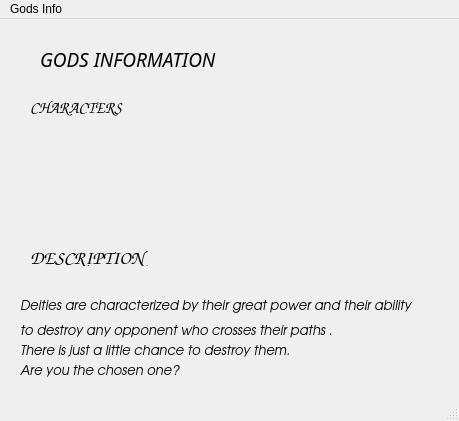
<?xml version="1.0" encoding="UTF-8"?>
<ui version="4.0">
 <class>godsInformation</class>
 <widget class="QMainWindow" name="godsInformation">
  <property name="geometry">
   <rect>
    <x>0</x>
    <y>0</y>
    <width>459</width>
    <height>421</height>
   </rect>
  </property>
  <property name="windowTitle">
   <string>MainWindow</string>
  </property>
  <widget class="QWidget" name="centralwidget">
   <widget class="QLabel" name="label">
    <property name="geometry">
     <rect>
      <x>40</x>
      <y>20</y>
      <width>221</width>
      <height>41</height>
     </rect>
    </property>
    <property name="font">
     <font>
      <family>Purisa</family>
      <pointsize>14</pointsize>
      <italic>true</italic>
     </font>
    </property>
    <property name="text">
     <string>GODS INFORMATION</string>
    </property>
   </widget>
   <widget class="QLabel" name="label_2">
    <property name="geometry">
     <rect>
      <x>40</x>
      <y>110</y>
      <width>81</width>
      <height>81</height>
     </rect>
    </property>
    <property name="text">
     <string/>
    </property>
    <property name="pixmap">
     <pixmap>imagenes GUI/imagen52.png</pixmap>
    </property>
   </widget>
   <widget class="QLabel" name="label_3">
    <property name="geometry">
     <rect>
      <x>140</x>
      <y>110</y>
      <width>81</width>
      <height>81</height>
     </rect>
    </property>
    <property name="text">
     <string/>
    </property>
    <property name="pixmap">
     <pixmap>imagenes GUI/imagen53.png</pixmap>
    </property>
   </widget>
   <widget class="QLabel" name="label_4">
    <property name="geometry">
     <rect>
      <x>250</x>
      <y>110</y>
      <width>71</width>
      <height>81</height>
     </rect>
    </property>
    <property name="text">
     <string/>
    </property>
    <property name="pixmap">
     <pixmap>imagenes GUI/imagen54.png</pixmap>
    </property>
   </widget>
   <widget class="QLabel" name="label_5">
    <property name="geometry">
     <rect>
      <x>360</x>
      <y>100</y>
      <width>71</width>
      <height>91</height>
     </rect>
    </property>
    <property name="text">
     <string/>
    </property>
    <property name="pixmap">
     <pixmap>imagenes GUI/imagen55.png</pixmap>
    </property>
   </widget>
   <widget class="QLabel" name="label_6">
    <property name="geometry">
     <rect>
      <x>20</x>
      <y>260</y>
      <width>421</width>
      <height>51</height>
     </rect>
    </property>
    <property name="font">
     <font>
      <family>URW Gothic L</family>
      <pointsize>10</pointsize>
      <italic>true</italic>
     </font>
    </property>
    <property name="text">
     <string>Deities are characterized by their great power and their ability </string>
    </property>
   </widget>
   <widget class="QLabel" name="label_7">
    <property name="geometry">
     <rect>
      <x>30</x>
      <y>80</y>
      <width>111</width>
      <height>17</height>
     </rect>
    </property>
    <property name="font">
     <font>
      <family>URW Chancery L</family>
      <pointsize>12</pointsize>
      <weight>75</weight>
      <italic>true</italic>
      <bold>true</bold>
     </font>
    </property>
    <property name="text">
     <string>CHARACTERS</string>
    </property>
   </widget>
   <widget class="QLabel" name="label_8">
    <property name="geometry">
     <rect>
      <x>30</x>
      <y>230</y>
      <width>131</width>
      <height>17</height>
     </rect>
    </property>
    <property name="font">
     <font>
      <family>URW Chancery L</family>
      <pointsize>14</pointsize>
      <weight>75</weight>
      <italic>true</italic>
      <bold>true</bold>
     </font>
    </property>
    <property name="text">
     <string>DESCRIPTION</string>
    </property>
   </widget>
   <widget class="QLabel" name="label_9">
    <property name="geometry">
     <rect>
      <x>20</x>
      <y>300</y>
      <width>421</width>
      <height>21</height>
     </rect>
    </property>
    <property name="font">
     <font>
      <family>URW Gothic L</family>
      <pointsize>10</pointsize>
      <italic>true</italic>
     </font>
    </property>
    <property name="text">
     <string>to destroy any opponent who crosses their paths . </string>
    </property>
   </widget>
   <widget class="QLabel" name="label_10">
    <property name="geometry">
     <rect>
      <x>20</x>
      <y>320</y>
      <width>361</width>
      <height>21</height>
     </rect>
    </property>
    <property name="font">
     <font>
      <family>URW Gothic L</family>
      <pointsize>10</pointsize>
      <italic>true</italic>
     </font>
    </property>
    <property name="text">
     <string>There is just a little chance to destroy them.</string>
    </property>
   </widget>
   <widget class="QLabel" name="label_11">
    <property name="geometry">
     <rect>
      <x>20</x>
      <y>340</y>
      <width>281</width>
      <height>21</height>
     </rect>
    </property>
    <property name="font">
     <font>
      <family>URW Gothic L</family>
      <pointsize>10</pointsize>
      <italic>true</italic>
     </font>
    </property>
    <property name="text">
     <string>Are you the chosen one?</string>
    </property>
   </widget>
  </widget>
  <widget class="QMenuBar" name="menubar">
   <property name="geometry">
    <rect>
     <x>0</x>
     <y>0</y>
     <width>459</width>
     <height>25</height>
    </rect>
   </property>
   <widget class="QMenu" name="menuGods_Info">
    <property name="title">
     <string>Gods Info</string>
    </property>
   </widget>
   <addaction name="menuGods_Info"/>
  </widget>
  <widget class="QStatusBar" name="statusbar"/>
 </widget>
 <resources/>
 <connections/>
</ui>
